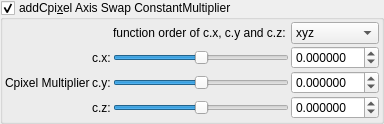
       <widget class="MyGroupBox" name="groupCheck_transf_addCpixel_enabled_false">
        <property name="toolTip">
         <string>&lt;html&gt;&lt;head/&gt;&lt;body&gt;&lt;p&gt;Cpixel is CVector3 c = ( c.x, c.y, c.z). It is each original point (pixel) in 3D space where the iteration starts from, ( c = original z for each point .) It is commonly found in formula structures z = f(z) + c.&lt;/p&gt;&lt;p&gt;The Cpixel multiplier effectively scales this point &amp;quot;c&amp;quot;.&lt;/p&gt;&lt;p&gt;This transform allows the swapping of the order of the &amp;quot;CVector3 c&amp;quot; components before being multiplied by &amp;quot;CVector3 z&amp;quot; components.&lt;/p&gt;&lt;/body&gt;&lt;/html&gt;</string>
        </property>
        <property name="title">
         <string>addCpi&amp;xel Axis Swap ConstantMultiplier </string>
        </property>
        <property name="checkable">
         <bool>true</bool>
        </property>
        <layout class="QVBoxLayout" name="verticalLayout_51">
         <property name="spacing">
          <number>2</number>
         </property>
         <property name="leftMargin">
          <number>2</number>
         </property>
         <property name="topMargin">
          <number>2</number>
         </property>
         <property name="rightMargin">
          <number>2</number>
         </property>
         <property name="bottomMargin">
          <number>2</number>
         </property>
         <item>
          <layout class="QGridLayout" name="gridLayout_25">
           <property name="spacing">
            <number>2</number>
           </property>
           <item row="2" column="2">
            <widget class="QSlider" name="slider3_transf_constant_multiplierC_111_y">
             <property name="sizePolicy">
              <sizepolicy hsizetype="Expanding" vsizetype="Maximum">
               <horstretch>0</horstretch>
               <verstretch>0</verstretch>
              </sizepolicy>
             </property>
             <property name="minimum">
              <number>-10000000</number>
             </property>
             <property name="maximum">
              <number>10000000</number>
             </property>
             <property name="value">
              <number>0</number>
             </property>
             <property name="sliderPosition">
              <number>0</number>
             </property>
             <property name="orientation">
              <enum>Qt::Horizontal</enum>
             </property>
            </widget>
           </item>
           <item row="1" column="2">
            <widget class="QSlider" name="slider3_transf_constant_multiplierC_111_x">
             <property name="sizePolicy">
              <sizepolicy hsizetype="Expanding" vsizetype="Maximum">
               <horstretch>0</horstretch>
               <verstretch>0</verstretch>
              </sizepolicy>
             </property>
             <property name="minimum">
              <number>-10000000</number>
             </property>
             <property name="maximum">
              <number>10000000</number>
             </property>
             <property name="value">
              <number>0</number>
             </property>
             <property name="sliderPosition">
              <number>0</number>
             </property>
             <property name="orientation">
              <enum>Qt::Horizontal</enum>
             </property>
            </widget>
           </item>
           <item row="1" column="3">
            <widget class="MyDoubleSpinBox" name="spinbox3_transf_constant_multiplierC_111_x">
             <property name="sizePolicy">
              <sizepolicy hsizetype="Minimum" vsizetype="Maximum">
               <horstretch>0</horstretch>
               <verstretch>0</verstretch>
              </sizepolicy>
             </property>
             <property name="prefix">
              <string/>
             </property>
             <property name="suffix">
              <string/>
             </property>
             <property name="decimals">
              <number>6</number>
             </property>
             <property name="minimum">
              <double>-99.989999999999995</double>
             </property>
             <property name="maximum">
              <double>99.989999999999995</double>
             </property>
             <property name="singleStep">
              <double>0.100000000000000</double>
             </property>
            </widget>
           </item>
           <item row="3" column="2">
            <widget class="QSlider" name="slider3_transf_constant_multiplierC_111_z">
             <property name="sizePolicy">
              <sizepolicy hsizetype="Expanding" vsizetype="Maximum">
               <horstretch>0</horstretch>
               <verstretch>0</verstretch>
              </sizepolicy>
             </property>
             <property name="minimum">
              <number>-10000000</number>
             </property>
             <property name="maximum">
              <number>10000000</number>
             </property>
             <property name="value">
              <number>0</number>
             </property>
             <property name="sliderPosition">
              <number>0</number>
             </property>
             <property name="orientation">
              <enum>Qt::Horizontal</enum>
             </property>
            </widget>
           </item>
           <item row="1" column="1">
            <widget class="QLabel" name="label_109">
             <property name="text">
              <string>c.x:</string>
             </property>
            </widget>
           </item>
           <item row="3" column="3">
            <widget class="MyDoubleSpinBox" name="spinbox3_transf_constant_multiplierC_111_z">
             <property name="sizePolicy">
              <sizepolicy hsizetype="Minimum" vsizetype="Maximum">
               <horstretch>0</horstretch>
               <verstretch>0</verstretch>
              </sizepolicy>
             </property>
             <property name="prefix">
              <string/>
             </property>
             <property name="suffix">
              <string/>
             </property>
             <property name="decimals">
              <number>6</number>
             </property>
             <property name="minimum">
              <double>-99.989999999999995</double>
             </property>
             <property name="maximum">
              <double>99.989999999999995</double>
             </property>
             <property name="singleStep">
              <double>0.100000000000000</double>
             </property>
            </widget>
           </item>
           <item row="2" column="3">
            <widget class="MyDoubleSpinBox" name="spinbox3_transf_constant_multiplierC_111_y">
             <property name="sizePolicy">
              <sizepolicy hsizetype="Minimum" vsizetype="Maximum">
               <horstretch>0</horstretch>
               <verstretch>0</verstretch>
              </sizepolicy>
             </property>
             <property name="prefix">
              <string/>
             </property>
             <property name="suffix">
              <string/>
             </property>
             <property name="decimals">
              <number>6</number>
             </property>
             <property name="minimum">
              <double>-99.989999999999995</double>
             </property>
             <property name="maximum">
              <double>99.989999999999995</double>
             </property>
             <property name="singleStep">
              <double>0.100000000000000</double>
             </property>
            </widget>
           </item>
           <item row="2" column="1">
            <widget class="QLabel" name="label_110">
             <property name="text">
              <string>c.y:</string>
             </property>
            </widget>
           </item>
           <item row="0" column="2">
            <widget class="QLabel" name="label">
             <property name="text">
              <string>function order of c.x, c.y and c.z: </string>
             </property>
             <property name="alignment">
              <set>Qt::AlignCenter</set>
             </property>
            </widget>
           </item>
           <item row="0" column="3">
            <widget class="QComboBox" name="comboBox_mandelbulbMulti_order_of_xyz_C">
             <item>
              <property name="text">
               <string>xyz</string>
              </property>
             </item>
             <item>
              <property name="text">
               <string>xzy</string>
              </property>
             </item>
             <item>
              <property name="text">
               <string>yxz</string>
              </property>
             </item>
             <item>
              <property name="text">
               <string>yzx</string>
              </property>
             </item>
             <item>
              <property name="text">
               <string>zxy</string>
              </property>
             </item>
             <item>
              <property name="text">
               <string>zyx</string>
              </property>
             </item>
            </widget>
           </item>
           <item row="2" column="0">
            <widget class="QLabel" name="label_108">
             <property name="text">
              <string>Cpixel Multiplier</string>
             </property>
            </widget>
           </item>
           <item row="3" column="1">
            <widget class="QLabel" name="label_111">
             <property name="text">
              <string>c.z:</string>
             </property>
            </widget>
           </item>
          </layout>
         </item>
        </layout>
       </widget>
